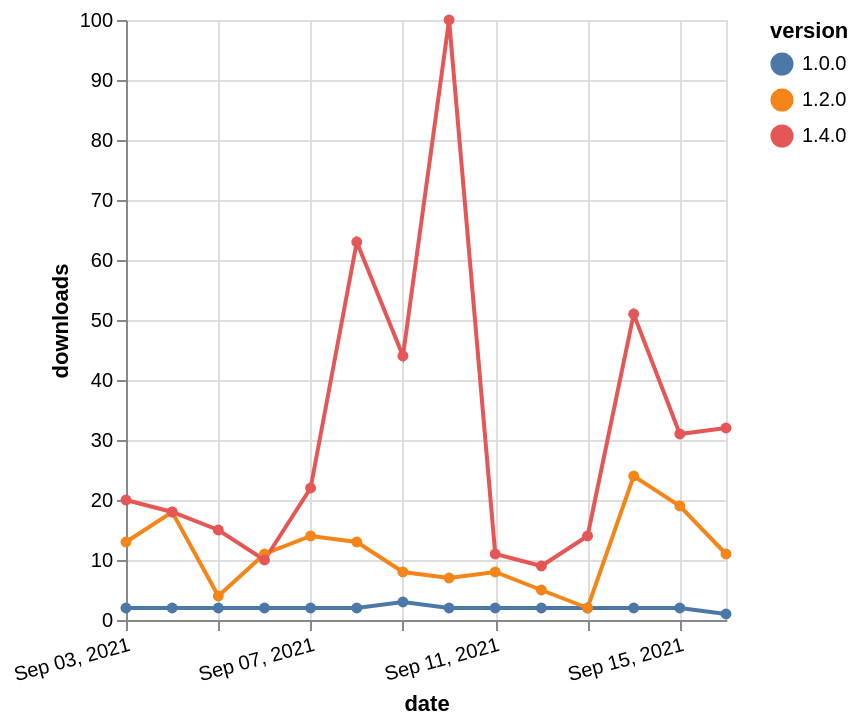

Here is the Vega-Lite specification saved for this chart:
### Vega-Lite specification from a JSON file in a GitHub repository (floating-point values rounded to 4 significant figures)
{"$schema": "https://vega.github.io/schema/vega-lite/v5.json", "description": "A simple bar chart with embedded data.", "data": {"values": [{"date": "2021-09-03", "total": 961, "delta": 2, "version": "1.0.0"}, {"date": "2021-09-04", "total": 963, "delta": 2, "version": "1.0.0"}, {"date": "2021-09-05", "total": 965, "delta": 2, "version": "1.0.0"}, {"date": "2021-09-06", "total": 967, "delta": 2, "version": "1.0.0"}, {"date": "2021-09-07", "total": 969, "delta": 2, "version": "1.0.0"}, {"date": "2021-09-08", "total": 971, "delta": 2, "version": "1.0.0"}, {"date": "2021-09-09", "total": 974, "delta": 3, "version": "1.0.0"}, {"date": "2021-09-10", "total": 976, "delta": 2, "version": "1.0.0"}, {"date": "2021-09-11", "total": 978, "delta": 2, "version": "1.0.0"}, {"date": "2021-09-12", "total": 980, "delta": 2, "version": "1.0.0"}, {"date": "2021-09-13", "total": 982, "delta": 2, "version": "1.0.0"}, {"date": "2021-09-14", "total": 984, "delta": 2, "version": "1.0.0"}, {"date": "2021-09-15", "total": 986, "delta": 2, "version": "1.0.0"}, {"date": "2021-09-16", "total": 987, "delta": 1, "version": "1.0.0"}, {"date": "2021-09-03", "total": 5245, "delta": 13, "version": "1.2.0"}, {"date": "2021-09-04", "total": 5263, "delta": 18, "version": "1.2.0"}, {"date": "2021-09-05", "total": 5267, "delta": 4, "version": "1.2.0"}, {"date": "2021-09-06", "total": 5278, "delta": 11, "version": "1.2.0"}, {"date": "2021-09-07", "total": 5292, "delta": 14, "version": "1.2.0"}, {"date": "2021-09-08", "total": 5305, "delta": 13, "version": "1.2.0"}, {"date": "2021-09-09", "total": 5313, "delta": 8, "version": "1.2.0"}, {"date": "2021-09-10", "total": 5320, "delta": 7, "version": "1.2.0"}, {"date": "2021-09-11", "total": 5328, "delta": 8, "version": "1.2.0"}, {"date": "2021-09-12", "total": 5333, "delta": 5, "version": "1.2.0"}, {"date": "2021-09-13", "total": 5335, "delta": 2, "version": "1.2.0"}, {"date": "2021-09-14", "total": 5359, "delta": 24, "version": "1.2.0"}, {"date": "2021-09-15", "total": 5378, "delta": 19, "version": "1.2.0"}, {"date": "2021-09-16", "total": 5389, "delta": 11, "version": "1.2.0"}, {"date": "2021-09-03", "total": 1559, "delta": 20, "version": "1.4.0"}, {"date": "2021-09-04", "total": 1577, "delta": 18, "version": "1.4.0"}, {"date": "2021-09-05", "total": 1592, "delta": 15, "version": "1.4.0"}, {"date": "2021-09-06", "total": 1602, "delta": 10, "version": "1.4.0"}, {"date": "2021-09-07", "total": 1624, "delta": 22, "version": "1.4.0"}, {"date": "2021-09-08", "total": 1687, "delta": 63, "version": "1.4.0"}, {"date": "2021-09-09", "total": 1731, "delta": 44, "version": "1.4.0"}, {"date": "2021-09-10", "total": 1831, "delta": 100, "version": "1.4.0"}, {"date": "2021-09-11", "total": 1842, "delta": 11, "version": "1.4.0"}, {"date": "2021-09-12", "total": 1851, "delta": 9, "version": "1.4.0"}, {"date": "2021-09-13", "total": 1865, "delta": 14, "version": "1.4.0"}, {"date": "2021-09-14", "total": 1916, "delta": 51, "version": "1.4.0"}, {"date": "2021-09-15", "total": 1947, "delta": 31, "version": "1.4.0"}, {"date": "2021-09-16", "total": 1979, "delta": 32, "version": "1.4.0"}]}, "width": "container", "mark": {"type": "line", "point": {"filled": true}}, "encoding": {"x": {"field": "date", "type": "temporal", "timeUnit": "yearmonthdate", "title": "date", "axis": {"labelAngle": -15}}, "y": {"field": "delta", "type": "quantitative", "title": "downloads"}, "color": {"field": "version", "type": "nominal"}, "tooltip": {"field": "delta"}}}
